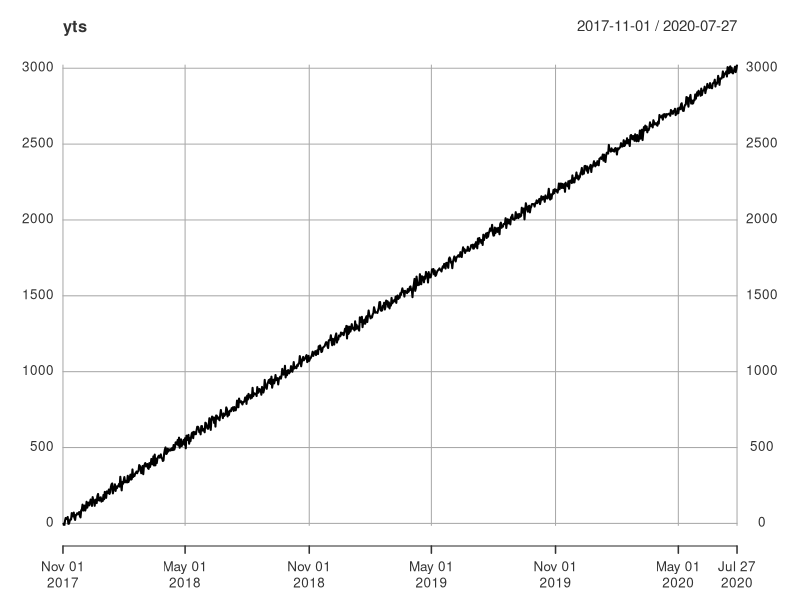
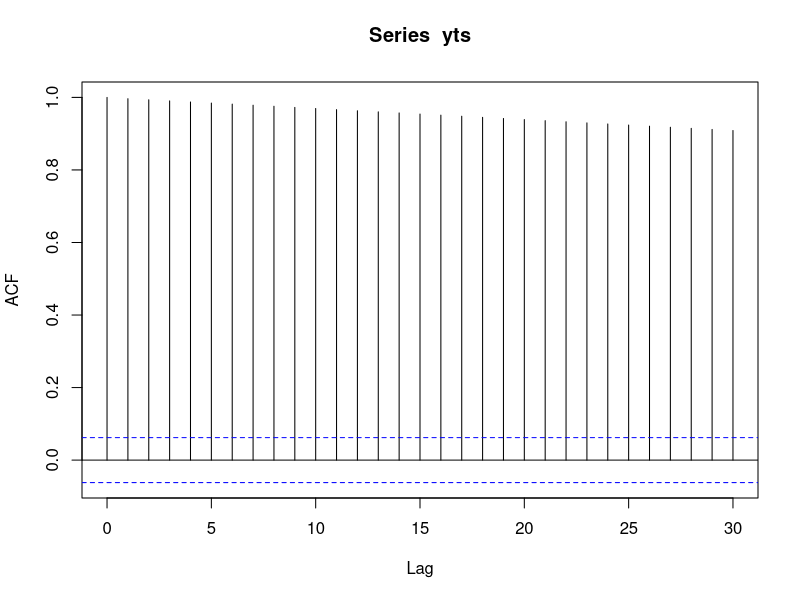
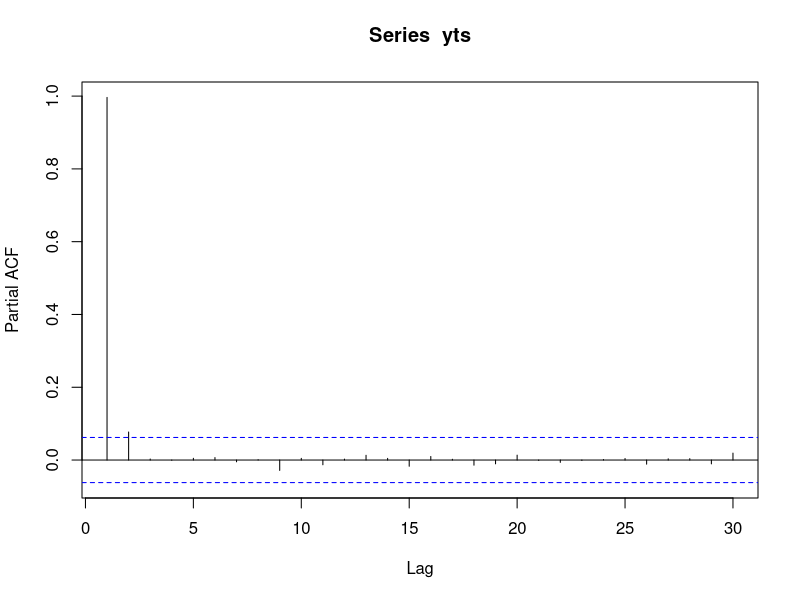
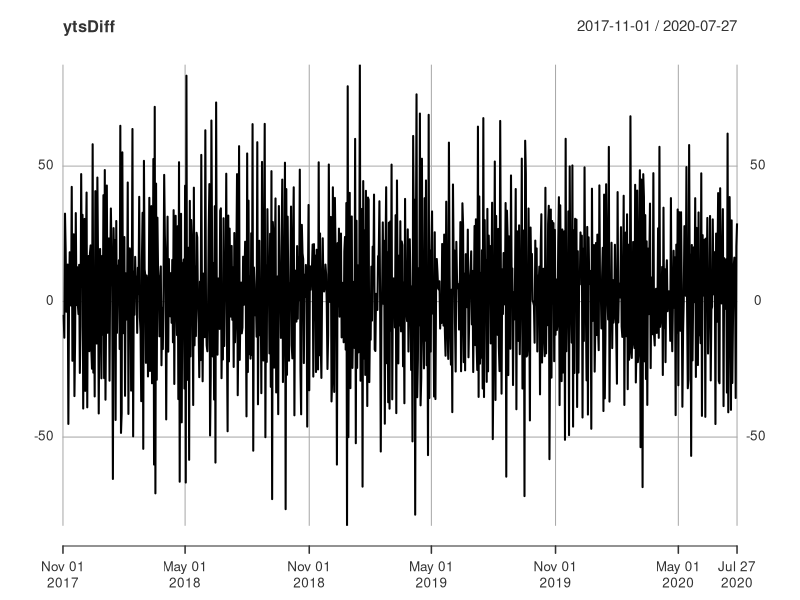
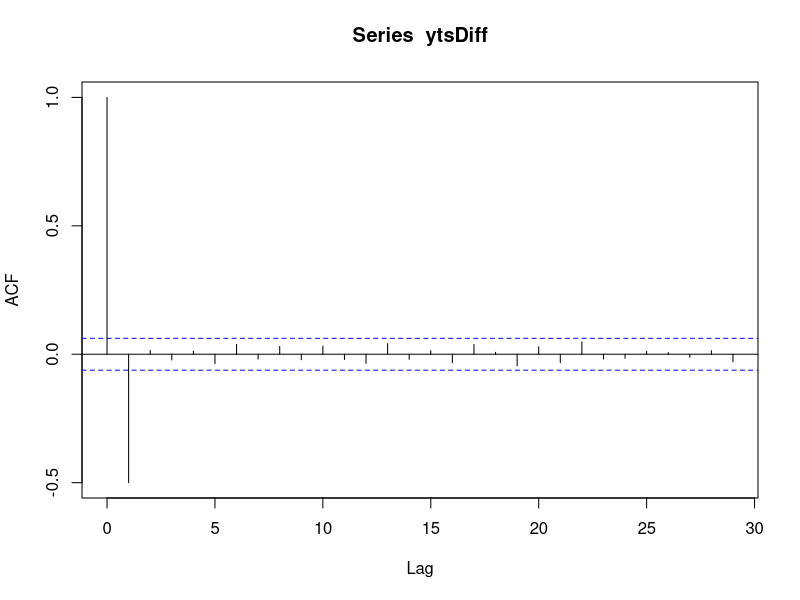
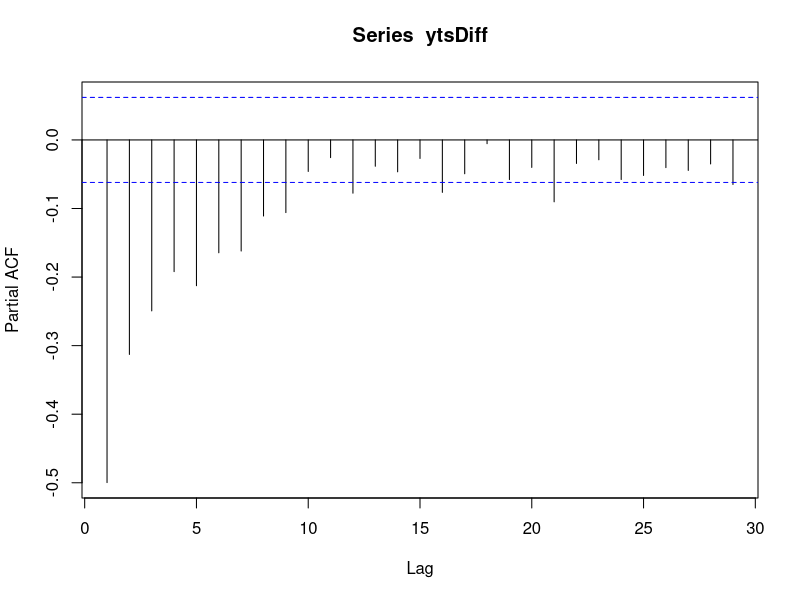

R code for these plots, in order:
library(xts)
# Assignment 3, Problem 1

# d) Simulation 

n <- 1000
u <- rnorm(n)
mut <- 2 + 3 * (1:n)

y <- mut + 20 * u

timeIdx <- seq(as.Date('2017-11-01'), by = 'day', length.out = n)
yts <- xts(y, order.by = timeIdx)

# e)

## Plot the time series

plot(yts)

## Plot the autocorrelation function

acf(yts)

## Plot the partial autocorrelation function

pacf(yts)

# f)

ytsDiff <- diff(yts)

# g)

## Plot the series
plot(ytsDiff)

## Plot the autocorrelation function

acf(ytsDiff, na.action = na.omit)


## Plot the partial autocorrelaiton function

pacf(ytsDiff, na.action = na.omit)

